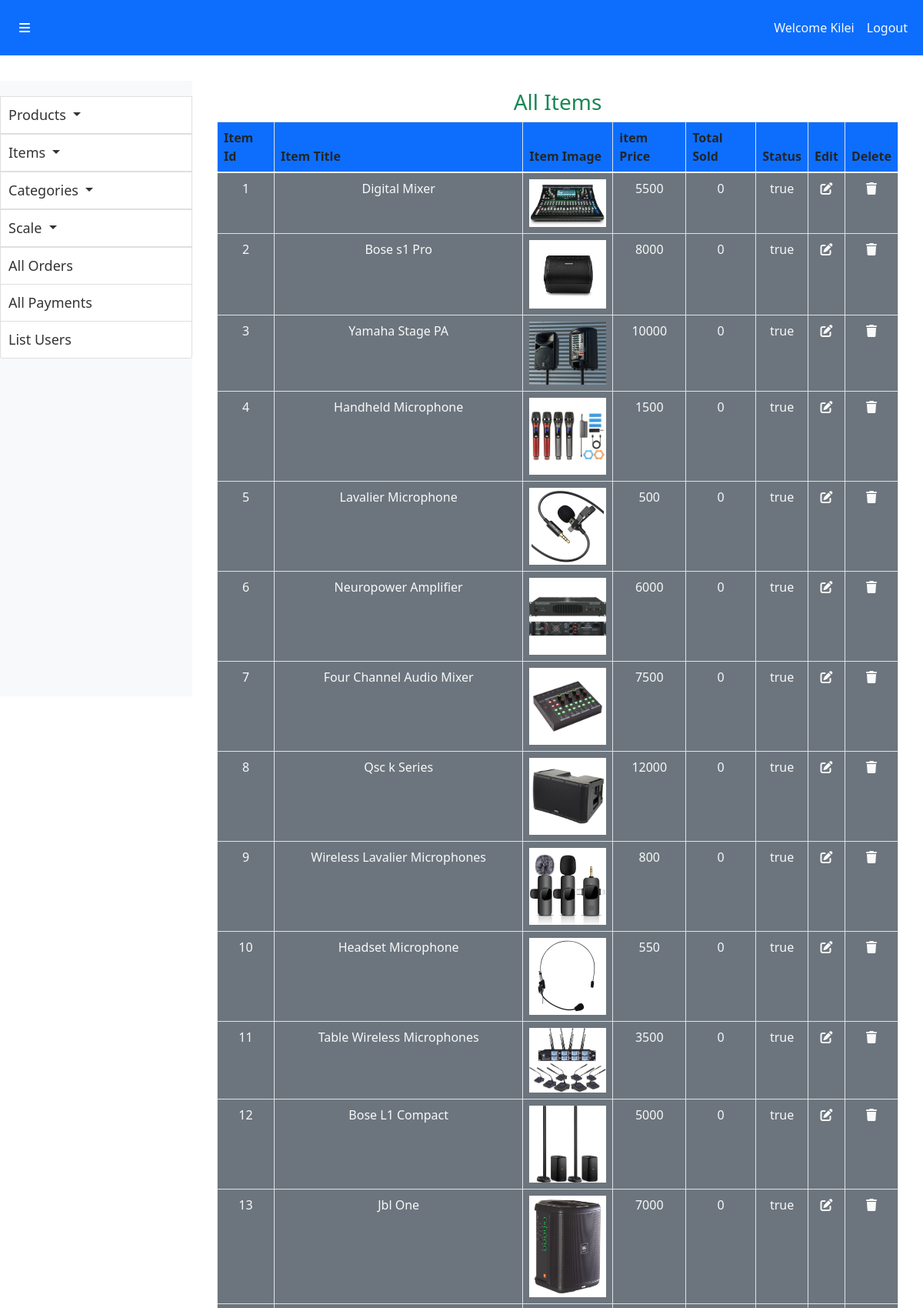
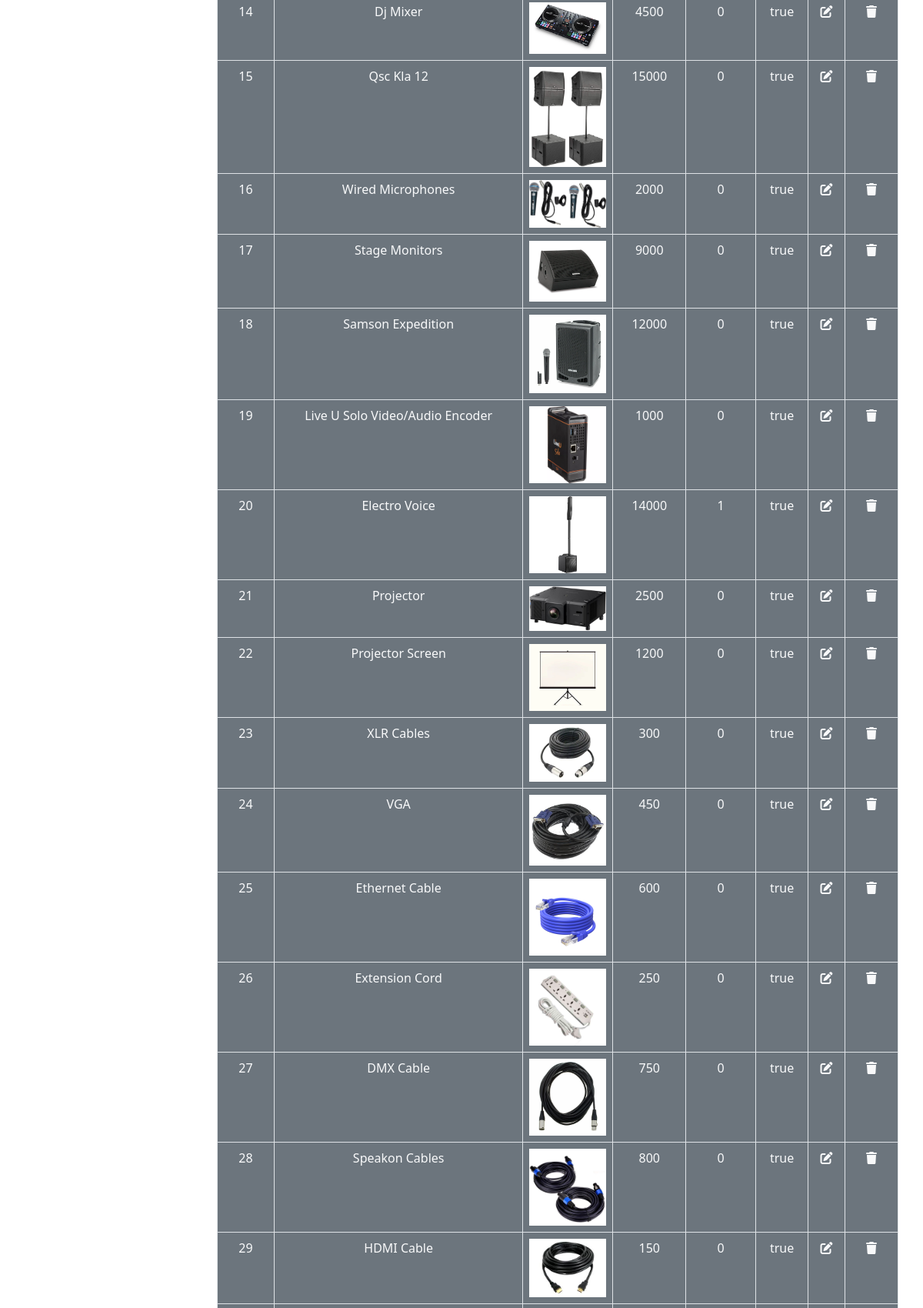
/admin_area/index.php (signed in, upper part), run on the app's committed database (2 pictures, top to bottom).
### tables this page shows
CREATE TABLE `items` (
  `item_id` int(11) NOT NULL,
  `item_title` varchar(100) NOT NULL,
  `item_description` varchar(255) NOT NULL,
  `product_id` int(11) NOT NULL,
  `categories_id` int(11) NOT NULL,
  `scale_id` int(11) NOT NULL,
  `item_image1` varchar(255) NOT NULL,
  `item_image2` varchar(255) NOT NULL,
  `item_image3` varchar(255) NOT NULL,
  `item_price` varchar(100) NOT NULL,
  `date` timestamp NOT NULL DEFAULT current_timestamp() ON UPDATE current_timestamp(),
  `status` varchar(100) NOT NULL
);

### admin_area/view_items.php (the view)
<h3 class="text-center text-success">All Items</h3>
<table class="table table-bordered mt-2">
<thead class="bg-primary">
<tr>
<th>Item Id</th>
<th>Item Title</th>
<th>Item Image</th>
<th>item Price</th>
<th>Total Sold</th>
<th>Status</th>
<th>Edit</th>
<th>Delete</th>
</tr>
</thead>
<tbody class="bg-secondary text-light">
    <?php
    $get_items="Select * from `items`";
    $result=mysqli_query($con,$get_items);
    $number=0;
    while($row=mysqli_fetch_assoc($result)){
        $item_id=$row['item_id'];
        $item_title=$row['item_title'];
        $item_image1=$row['item_image1'];
        $item_price=$row['item_price'];
        $status=$row['status'];
        $number++;
        ?>
        <tr class='text-center'>
        <td> <?php echo $number;?></td>
        <td><?php echo $item_title;?></td>
        <td><img src='./item_images/<?php echo $item_image1;?>' class='item_img'/></td>
        <td><?php echo $item_price;?></td>
        <td><?php
        $get_count="Select * from `orders_pending` where item_id=$item_id";
        $result_count=mysqli_query($con,$get_count);
        $rows_count=mysqli_num_rows($result_count);
        echo  $rows_count;
        ?></td>
        <td><?php echo $status?></td>
        <td><a href='index.php?edit_items=<?php echo $item_id?>'
        class='text-light'><i class='fa-solid
        fa-pen-to-square'></i></a></td>
        <td><a href='index.php?delete_item=<?php echo $item_id?>'class='text-light'>
          <i class='fa-solid fa-trash'></i></a></td>
      </tr>
      <?php
    }
    ?>
</tbody>
</table>

### admin_area/index.php (shortened to what this page needs)
<?php
include('../functions/common_function.php');
?>
<!DOCTYPE html>
<html lang="en">
<head>
    <link href="https://cdn.jsdelivr.net/npm/bootstrap@5.1.3/dist/css/bootstrap.min.css"
    rel="stylesheet"
>
     <link rel="stylesheet" href="https://cdnjs.cloudflare.com/ajax/libs/font-awesome/6.0.0/css/all.min.css"
 />
     <link rel="stylesheet" href="../style.css">
</head>
<body>
<div class="container-fluid p-0">
<nav class="navbar navbar-expand-lg navbar-light bg-primary fixed-top">
    <div class="container-fluid">
        <button class="btn btn-primary" type="button" id="toggleSidebar">
            <i class="fas fa-bars"></i>
        </button>
        <nav class="navbar navbar-expand-lg">
            <ul class="navbar-nav">
                <?php
                if (!isset($_SESSION['admin_name'])) {
                    echo "<li class='nav-item'>
                    <a class='nav-link' href='#'>Welcome Guest</a>
                  </li>";
                } else {
                    echo "<li class='nav-item'>
                    <a class='nav-link text-light' href='#'>Welcome " . $_SESSION['admin_name'] . "</a>
                  <li>";
                }
                ?>
                <li class='nav-item'>
                    <a class='nav-link text-light' href="log_out.php">Logout</a>
                </li>
            </ul>
        </nav>
    </div>
</nav>
<div class="sidebar" id="sidebar" mt>
    <div class="list-group">
        <div class="dropdown">
            <a class="list-group-item list-group-item-action dropdown-toggle" href="#" id="productsDropdown" role="button" data-bs-toggle="dropdown" aria-expanded="false">
                Products
            </a>
        </div>
        <div class="dropdown">
            <a class="list-group-item list-group-item-action dropdown-toggle" href="#" id="productsDropdown" role="button" data-bs-toggle="dropdown" aria-expanded="false">
                Items
            </a>
        </div>
        <div class="dropdown">
            <a class="list-group-item list-group-item-action dropdown-toggle" href="#" id="categoriesDropdown" role="button" data-bs-toggle="dropdown" aria-expanded="false">
                Categories
            </a>
        </div>
        <div class="dropdown">
            <a class="list-group-item list-group-item-action dropdown-toggle" href="#" id="scaleDropdown" role="button" data-bs-toggle="dropdown" aria-expanded="false">
                Scale
            </a>
        </div>
        <a class="list-group-item list-group-item-action" href="index.php?list_orders">All Orders</a>
        <a class="list-group-item list-group-item-action" href="index.php?list_payments">All Payments</a>
        <a class="list-group-item list-group-item-action" href="index.php?list_users">List Users</a>
    </div>
</div>
<div class="content">
    <div class="container my-3">
        <?php
        if (isset($_GET['insert_products'])) {
            include('insert_products.php');
        } elseif (isset($_GET['insert_items'])) {
            include('insert_items.php');
        } elseif (isset($_GET['insert_categories'])) {
            include('insert_categories.php');
        } elseif (isset($_GET['insert_scale'])) {
            include('insert_scale.php');
        } elseif (isset($_GET['view_items'])) {
            include('view_items.php');
        } elseif (isset($_GET['edit_items'])) {
            include('edit_items.php');
        } elseif (isset($_GET['delete_item'])) {
            include('delete_item.php');
        } elseif (isset($_GET['view_products'])) {
            include('view_products.php');
        } elseif (isset($_GET['view_categories'])) {
            include('view_categories.php');
        } elseif (isset($_GET['view_scale'])) {
            include('view_scale.php');
        } elseif (isset($_GET['edit_products'])) {
            include('edit_products.php');
        } elseif (isset($_GET['edit_categories'])) {
            include('edit_categories.php');
        } elseif (isset($_GET['edit_scale'])) {
            include('edit_scale.php');
        } elseif (isset($_GET['delete_products'])) {
            include('delete_products.php');
        } elseif (isset($_GET['delete_categories'])) {
            include('delete_categories.php');
        } elseif (isset($_GET['delete_scale'])) {
            include('delete_scale.php');
        } elseif (isset($_GET['list_orders'])) {
            include('list_orders.php');
        } elseif (isset($_GET['delete_orders'])) {
            include('delete_orders.php');
        } elseif (isset($_GET['list_payments'])) {
            include('list_payments.php');
        } elseif (isset($_GET['delete_payments'])) {
            include('delete_payments.php');
        } elseif (isset($_GET['list_users'])) {
            include('list_users.php');
        } elseif (isset($_GET['delete_users'])) {
            include('delete_users.php');
        } else {
            include('view_items.php');
        }
        ?>
    </div>
</div>
</body>
</html>

### style.css (style rules this page uses)
* { margin: 0; padding: 0; box-sizing: border-box; }

### admin_area/index.php (style rules this page uses)
.item_img { width: 100px; object-fit: contain; }
.sidebar { height: 100vh; position: fixed; top: 0; left: 0; width: 250px; background-color: #f8f9fa; padding-top: 20px; }
.content { margin-top: 80px; margin-left: 250px; padding: 20px; }
#sidebar { margin-top: 105px; }
.sidebar a { padding: 10px; text-decoration: none; font-size: 18px; color: #333; display: block; }

### data on the page
items: item_title "Digital Mixer", item_image1 (picture), item_price "5500", rows_count "0", status "true"
items: item_title "Bose s1 Pro", item_image1 (picture), item_price "8000", rows_count "0", status "true"
items: item_title "Yamaha Stage PA", item_image1 (picture), item_price "10000", rows_count "0", status "true"
items: item_title "Handheld Microphone", item_image1 (picture), item_price "1500", rows_count "0", status "true"
items: item_title "Lavalier Microphone", item_image1 (picture), item_price "500", rows_count "0", status "true"
items: item_title "Neuropower Amplifier", item_image1 (picture), item_price "6000", rows_count "0", status "true"
items: item_title "Four Channel Audio Mixer", item_image1 (picture), item_price "7500", rows_count "0", status "true"
items: item_title "Qsc k Series", item_image1 (picture), item_price "12000", rows_count "0", status "true"
items: item_title "Wireless Lavalier Microphones", item_image1 (picture), item_price "800", rows_count "0", status "true"
items: item_title "Headset Microphone", item_image1 (picture), item_price "550", rows_count "0", status "true"
items: item_title "Table Wireless Microphones", item_image1 (picture), item_price "3500", rows_count "0", status "true"
items: item_title "Bose L1 Compact", item_image1 (picture), item_price "5000", rows_count "0", status "true"
items: item_title "Jbl One", item_image1 (picture), item_price "7000", rows_count "0", status "true"
items: item_title "Dj Mixer", item_image1 (picture), item_price "4500", rows_count "0", status "true"
items: item_title "Qsc Kla 12", item_image1 (picture), item_price "15000", rows_count "0", status "true"
items: item_title "Wired Microphones", item_image1 (picture), item_price "2000", rows_count "0", status "true"
items: item_title "Stage Monitors", item_image1 (picture), item_price "9000", rows_count "0", status "true"
items: item_title "Samson Expedition", item_image1 (picture), item_price "12000", rows_count "0", status "true"
items: item_title "Live U Solo Video/Audio Encoder", item_image1 (picture), item_price "1000", rows_count "0", status "true"
items: item_title "Electro Voice", item_image1 (picture), item_price "14000", rows_count "1", status "true"
items: item_title "Projector", item_image1 (picture), item_price "2500", rows_count "0", status "true"
items: item_title "Projector Screen", item_image1 (picture), item_price "1200", rows_count "0", status "true"
items: item_title "XLR Cables", item_image1 (picture), item_price "300", rows_count "0", status "true"
items: item_title "VGA", item_image1 (picture), item_price "450", rows_count "0", status "true"
items: item_title "Ethernet Cable", item_image1 (picture), item_price "600", rows_count "0", status "true"
items: item_title "Extension Cord", item_image1 (picture), item_price "250", rows_count "0", status "true"
items: item_title "DMX Cable", item_image1 (picture), item_price "750", rows_count "0", status "true"
items: item_title "Speakon Cables", item_image1 (picture), item_price "800", rows_count "0", status "true"
items: item_title "HDMI Cable", item_image1 (picture), item_price "150", rows_count "0", status "true"

### other printed values
$_SESSION['admin_name'] "Kilei"
